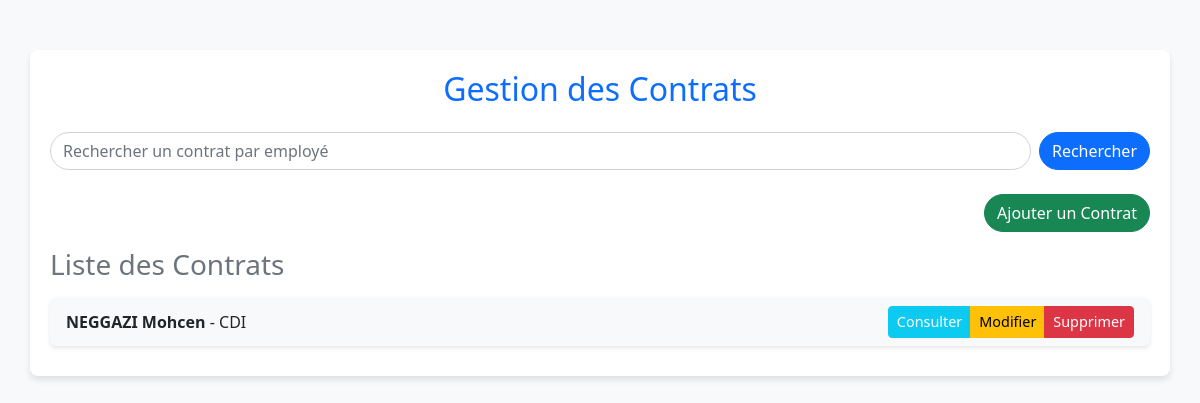
The app's page /contrats/ with its own data.
### app1/models.py (models this page shows, shortened)
class Contrat(models.Model):
    employe = models.ForeignKey('Employe', on_delete=models.CASCADE)  # 'Employe' doit être défini dans le projet.
    type_contrat = models.CharField(max_length=50)  # Exemple : "CDI", "CDD", "Stage"
    date_debut = models.DateField()
    date_fin = models.DateField(null=True, blank=True)
    periode_essai = models.BooleanField(default=False)
    renouvellement = models.BooleanField(default=False)
    salaire_mensuel = models.DecimalField(max_digits=10, decimal_places=2, null=True, blank=True)
    salaire_quotidien = models.DecimalField(max_digits=10, decimal_places=2, null=True, blank=True)
    archived = models.BooleanField(default=False)
    TYPE_CHOICES = [
    ('CDI', 'Contrat à Durée Indéterminée'),
    ('CDD', 'Contrat à Durée Déterminée'),
    ('Stage', 'Stage'),
    ('Autre', 'Autre'),
]
    type_contrat = models.CharField(max_length=50, choices=TYPE_CHOICES)

class Employe(models.Model):
    HOMME = 'H'
    FEMME = 'F'
    SEXE_CHOICES = [
        (HOMME, 'Homme'),
        (FEMME, 'Femme'),
    ]
    nom = models.CharField(max_length=100, verbose_name="Nom")
    prenom = models.CharField(max_length=100, verbose_name="Prénom")
    date_naissance = models.DateField(verbose_name="Date de naissance")
    date_embauche = models.DateField(verbose_name="Date d'embauche")
    adresse = models.TextField(verbose_name="Adresse")
    service = models.ForeignKey(
        'Service',
        on_delete=models.SET_NULL,
        null=True,
        blank=True,
        verbose_name="Service"
    )
    competences = models.TextField(verbose_name="Compétences", blank=True)
    historique_professionnel = models.TextField(verbose_name="Historique professionnel", blank=True)
    sexe = models.CharField(
        max_length=1,
        choices=SEXE_CHOICES,
        verbose_name="Sexe",
        default=HOMME,  # Par défaut, l'employé est masculin
    )
    class Meta:
        verbose_name = "Employé"
        verbose_name_plural = "Employés"
        ordering = ['nom', 'prenom']  # Tri par nom puis prénom

### app1/views.py (the view)
# urls.py: path('contrats/', views.recherche_contrats, name='recherche_contrats'),
def recherche_contrats(request):
    query = request.GET.get('q', '')
    if query:
        contrats = Contrat.objects.filter(employe__nom__icontains=query)  # Filtrer par nom de l'employé
    else:
        contrats = Contrat.objects.all()  # Récupérer tous les contrats
    if request.method == 'POST':
        form = ContratForm(request.POST)
        if form.is_valid():
            form.save()  # Enregistrer le nouveau contrat
            return redirect('recherche_contrat')  # Rediriger vers la même page
    else:
        form = ContratForm()
    context = {
        'contrats': contrats,
        'form': form,
        'query': query,
    }
    return render(request, 'recherche_contrats.html', context)

### app1/forms.py
class ContratForm(forms.ModelForm):
    class Meta:
        model = Contrat
        fields = "__all__"

### app1/templates/recherche_contrats.html (shortened to what this page needs)
{% load static %}
<!DOCTYPE html>
<html lang="fr">
<head>
    <link rel="stylesheet" href="{% static 'css/bootstrap.min.css' %}">
</head>
<body>
<div class="container main-container">
    <h2 class="text-center text-primary mb-4">Gestion des Contrats</h2>
    <form method="GET" class="search-form d-flex mb-4">
        <input type="text" name="q" class="form-control me-2" placeholder="Rechercher un contrat par employé" value="{{ query }}">
        <button type="submit" class="btn btn-primary btn-custom">Rechercher</button>
    </form>
    <div class="text-end mb-3">
        <a href="{% url 'ajouter_contrat' %}" class="btn btn-success btn-custom">Ajouter un Contrat</a>
    </div>
    <h3 class="text-secondary mb-3">Liste des Contrats</h3>
    <div class="list-group">
        {% for contrat in contrats %}
            <div class="list-group-item d-flex justify-content-between align-items-center bg-light">
                <div>
                    <strong>{{ contrat.employe.nom }} {{ contrat.employe.prenom }}</strong> - {{ contrat.type_contrat }}
                </div>
                <div class="btn-group" role="group">
                    <a href="{% url 'details_contrat' contrat.id %}" class="btn btn-info btn-sm text-white">Consulter</a>
                    <a href="{% url 'modifier_contrat' contrat.id %}" class="btn btn-warning btn-sm">Modifier</a>
                    <a href="{% url 'supprimer_contrat' contrat.id %}" class="btn btn-danger btn-sm">Supprimer</a>
                </div>
            </div>
        {% empty %}
            <p class="text-center no-contrat">Aucun contrat trouvé.</p>
        {% endfor %}
    </div>
</div>
</body>
</html>

### app1/templates/recherche_contrats.html (style rules this page uses)
body { background-color: #f8f9fa; }
.main-container { margin-top: 50px; padding: 20px; background: white; border-radius: 8px; box-shadow: 0 4px 6px rgba(0, 0, 0, 0.1); }
.search-form input { border-radius: 20px; }
.btn-custom { border-radius: 20px; }
.list-group-item { border: none; margin-bottom: 10px; border-radius: 6px; box-shadow: 0 2px 4px rgba(0, 0, 0, 0.1); }
.list-group-item .btn { font-size: 0.9rem; }

### records on screen
Contrat: employe.nom "NEGGAZI", employe.prenom "Mohcen", type_contrat "CDI"
